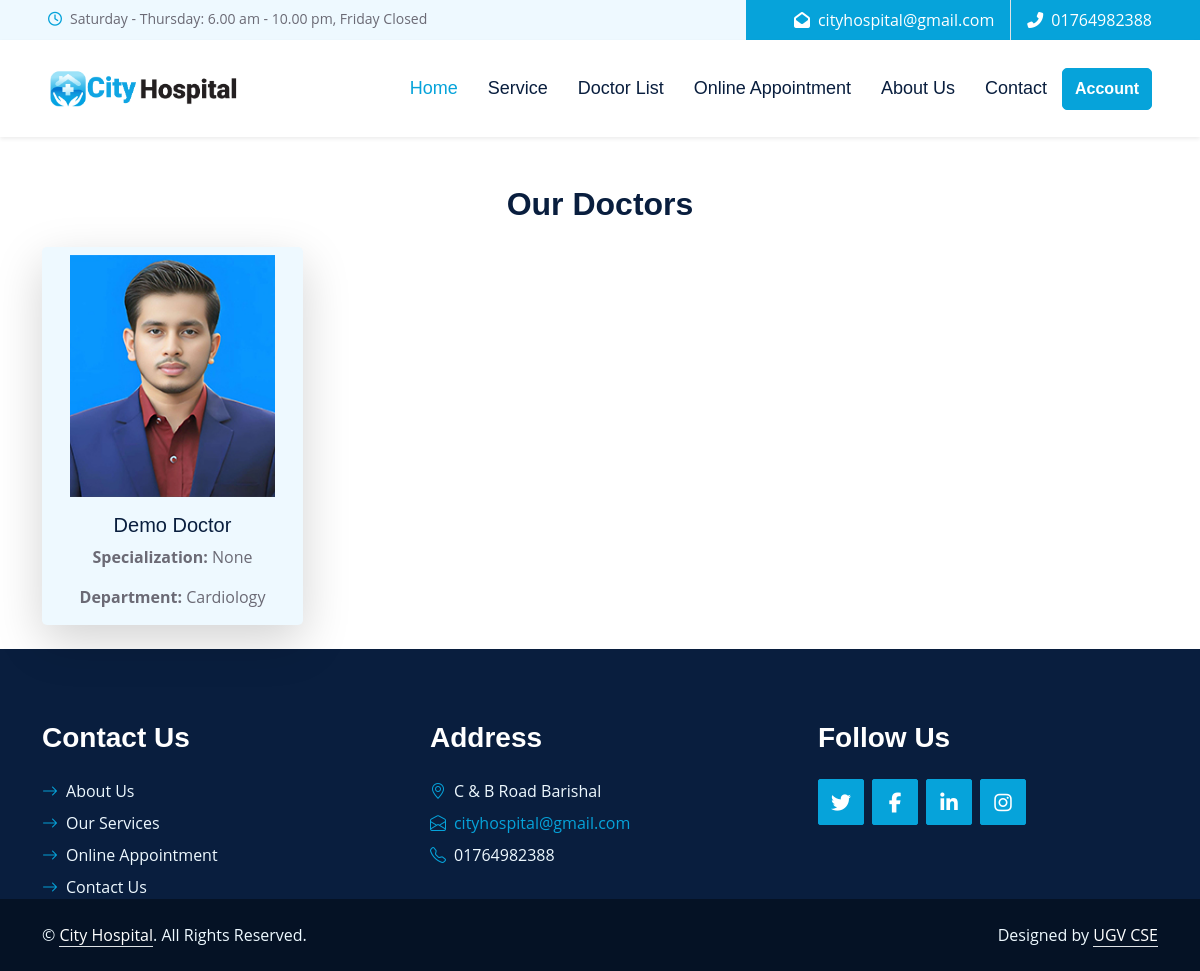
The app's page /doctors/ with its own data.
### pms/models.py (models this page shows, shortened)
class SiteInfo(models.Model):
    site_name = models.CharField(max_length=20)
    color_logo = models.ImageField(upload_to='logo/')
    white_logo = models.ImageField(upload_to='logo/')
    email = models.EmailField()
    phone = models.CharField(max_length=14)
    address = models.CharField(max_length=100)
    opening_hours = models.CharField(max_length=255, default='Saturday - Thursday: 6.00 am - 10.00 pm, Friday Closed')
    site_facebook = models.URLField(max_length=100)
    site_x = models.URLField(max_length=100)
    site_instagram = models.URLField(max_length=100)
    site_pinterest = models.URLField(max_length=100)

class DoctorProfile(models.Model):
    user = models.OneToOneField(User, on_delete=models.CASCADE, related_name='doctor_profile')
    department = models.ForeignKey(Department, on_delete=models.SET_NULL, null=True, related_name='doctors')
    full_name = models.CharField(max_length=100)  # Full name field
    specialization = models.CharField(max_length=100, blank=True, null=True)
    phone_number = models.CharField(
        max_length=11,
        validators=[
            RegexValidator(
                regex=r'^01[3-9]\d{8}$',
                message="Enter a valid Bangladesh phone number (e.g., 01712345678).",
                code='invalid_phone'
            )
        ]
    )
    image = models.ImageField(upload_to='doctor_profile_image')
    is_active = models.BooleanField(default=True)

class Department(models.Model):
    name = models.CharField(max_length=100, unique=True)
    description = models.TextField(blank=True, null=True)

### pms/views.py (the view)
# urls.py: path('doctors/', public_doctor_list, name='public_doctor_list'),
def public_doctor_list(request):
    doctors = DoctorProfile.objects.filter(is_active=True)
    return render(request, 'public_doctor_list.html', {'doctors': doctors})

### pms/context_processors.py (called while the page is built)
def site_information(request):
    site_info = SiteInfo.objects.first()
    return {
        'site_info': site_info
    }

### templates/public_doctor_list.html
{% extends 'base.html' %}
{% block content %}
<div class="container mt-5">
    <h2 class="text-center mb-4">Our Doctors</h2>
    <div class="row">
        {% for doctor in doctors %}
        <div class="col-lg-3 col-md-4 col-sm-6 mb-4">
            <div class="card shadow-lg border-0 rounded-3" style="background-color: #EEF9FF;">
                <img src="{{ doctor.image.url }}" alt="{{ doctor.full_name }}" class="card-img-top pt-2" style="height: 250px; width: 100%; object-fit: contain;">
                <div class="card-body d-flex flex-column justify-content-center text-center">
                    <h5 class="card-title">{{ doctor.full_name }}</h5>
                    <p class="card-text"><strong>Specialization:</strong> {{ doctor.specialization }}</p>
                    <p class="card-text"><strong>Department:</strong>
                        {% if doctor.department %}
                            {{ doctor.department.name }}
                        {% else %}
                            No Department
                        {% endif %}
                    </p>
                </div>
            </div>
        </div>
        {% endfor %}
    </div>
</div>
{% endblock %}

### templates/header.html (shortened to what this page needs)
{% load static %}
    <div class="container-fluid bg-light ps-5 pe-0 d-none d-lg-block">
        <div class="row gx-0">
            <div class="col-md-6 text-center text-lg-start mb-2 mb-lg-0">
                <div class="d-inline-flex align-items-center">
                    <small class="py-2"><i class="far fa-clock text-primary me-2"></i>{{ site_info.opening_hours }} </small>
                </div>
            </div>
            <div class="col-md-6 text-center text-lg-end">
                <div class="position-relative d-inline-flex align-items-center bg-primary text-white top-shape px-5">
                    <div class="me-3 pe-3 border-end py-2">
                        <p class="m-0"><i class="fa fa-envelope-open me-2"></i>{{ site_info.email }}</p>
                    </div>
                    <div class="py-2">
                        <p class="m-0"><i class="fa fa-phone-alt me-2"></i>{{ site_info.phone }}</p>
                    </div>
                </div>
            </div>
        </div>
    </div>
    <nav class="navbar navbar-expand-sm bg-white navbar-light shadow-sm px-5 py-3 py-lg-0">
        <a href="{% url 'home' %}" class="navbar-brand p-0">
            <img src="{{ site_info.color_logo.url }}" alt="" style="width: 190px;">
        </a>
        <div class="collapse navbar-collapse" id="navbarCollapse">
            <div class="navbar-nav ms-auto py-0">
                <a href="{% url 'home' %}" class="nav-item nav-link active">Home</a>
                <a href="{% url 'public_service_list' %}" class="nav-item nav-link">Service</a>
                <a href="{% url 'public_doctor_list' %}" class="nav-item nav-link">Doctor List</a>
                <a href="{% url 'public_online_appointment' %}" class="nav-item nav-link">Online Appointment</a>
                <a href="{% url 'about_us' %}" class="nav-item nav-link">About Us</a>
                <a href="{% url 'contact' %}" class="nav-item nav-link">Contact</a>
            </div>
            {% if user.is_authenticated %}
                <a style="border-radius: 5px;" href="#" class="btn btn-primary py-2 dropdown-toggle" id="accountDropdown" data-bs-toggle="dropdown" aria-expanded="false">
                {{ user.first_name|default:user.username }}
                </a>
                <ul class="dropdown-menu dropdown-menu-end" style="margin-left:25px;" aria-labelledby="accountDropdown">
                 {% comment %} <li><hr class="dropdown-divider"></li> {% endcomment %}
                <li><a class="dropdown-item" href="{% url 'logout' %}">Logout</a></li>
                </ul>
            {% else %}
                <a href="{% url 'login' %}" class="btn btn-primary py-2" style="border-radius: 5px;">
                Account
                </a>
            {% endif %}
        </div>
    </nav>

### templates/footer.html
<div class="container-fluid bg-dark text-light  wow fadeInUp" data-wow-delay="0.3s" >
    <div class="container pt-5">
        <div class="row g-5 pt-4">
            <div class="col-lg-4 col-md-6">
                <h3 class="text-white mb-4">Contact Us</h3>
                <div class="d-flex flex-column justify-content-start">
                    <a class="text-light mb-2" href="{% url 'about_us' %}"><i class="bi bi-arrow-right text-primary me-2"></i>About Us</a>
                    <a class="text-light mb-2" href="{% url 'public_service_list' %}"><i class="bi bi-arrow-right text-primary me-2"></i>Our Services</a>
                    <a class="text-light mb-2" href="#"><i class="bi bi-arrow-right text-primary me-2"></i>Online Appointment</a>
                    <a class="text-light" href="{% url 'contact' %}"><i class="bi bi-arrow-right text-primary me-2"></i>Contact Us</a>
                </div>
            </div>
            <div class="col-lg-4 col-md-6">
                <h3 class="text-white mb-4">Address</h3>
                <p class="mb-2"><i class="bi bi-geo-alt text-primary me-2"></i>{{ site_info.address }}</p>
                <p class="mb-2"><i class="bi bi-envelope-open text-primary me-2"></i><a href="mailto:{{ site_info.email }}">{{ site_info.email }}</a></p>
                <p class="mb-0"><i class="bi bi-telephone text-primary me-2"></i>{{ site_info.phone }}</p>
            </div>
            <div class="col-lg-4 col-md-6">
                <h3 class="text-white mb-4">Follow Us</h3>
                <div class="d-flex">
                    <a class="btn btn-lg btn-primary btn-lg-square rounded me-2" href="{{ site_info.site_x }}"><i class="fab fa-twitter fw-normal"></i></a>
                    <a class="btn btn-lg btn-primary btn-lg-square rounded me-2" href="{{ site_info.site_facebook }}"><i class="fab fa-facebook-f fw-normal"></i></a>
                    <a class="btn btn-lg btn-primary btn-lg-square rounded me-2" href="{{ site_info.site_linkedin }}"><i class="fab fa-linkedin-in fw-normal"></i></a>
                    <a class="btn btn-lg btn-primary btn-lg-square rounded" href="{{ site_info.site_instagram }}"><i class="fab fa-instagram fw-normal"></i></a>
                </div>
            </div>
        </div>
    </div>
</div>
<div class="container-fluid text-light py-4" style="background: #051225;">
    <div class="container">
        <div class="row g-0">
            <div class="col-md-6 text-center text-md-start">
                <p class="mb-md-0">&copy; <a class="text-white border-bottom" >{{ site_info.site_name }}</a>. All Rights Reserved.</p>
            </div>
            <div class="col-md-6 text-center text-md-end">
                <p class="mb-0">Designed by <a class="text-white border-bottom" href="">UGV CSE </a></p>
            </div>
        </div>
    </div>
</div>

### pms/static/assets/css/style.css (style rules this page uses)
:root { --primary: #06A3DA; --secondary: #F57E57; --light: #EEF9FF; --dark: #091E3E; }
h1, h2, .font-weight-bold { font-weight: 700 !important; }
h3, h4, .font-weight-semi-bold { font-weight: 600 !important; }
h5, h6, .font-weight-medium { font-weight: 500 !important; }
.btn { font-family: 'Jost', sans-serif; font-weight: 600; transition: .5s; }
.btn-primary, .btn-secondary { color: #FFFFFF; }
.btn-lg-square { width: 46px; height: 46px; }
.btn-square, .btn-sm-square, .btn-lg-square { padding-left: 0; padding-right: 0; text-align: center; }
.navbar-light .navbar-nav .nav-link { font-family: 'Jost', sans-serif; padding: 35px 15px; font-size: 18px; color: var(--dark); outline: none; transition: .5s; }
.navbar-light .navbar-nav .nav-link:hover, .navbar-light .navbar-nav .nav-link.active { color: var(--primary); }

### records on screen
SiteInfo: opening_hours "Saturday - Thursday: 6.00 am - 10.00 pm, Friday Closed", email "cityhospital@gmail.com", phone "01764982388", color_logo (picture), address "C & B Road Barishal", site_name "City Hospital"
DoctorProfile: image (picture), full_name "Demo Doctor", specialization "None", department.name "Cardiology"
